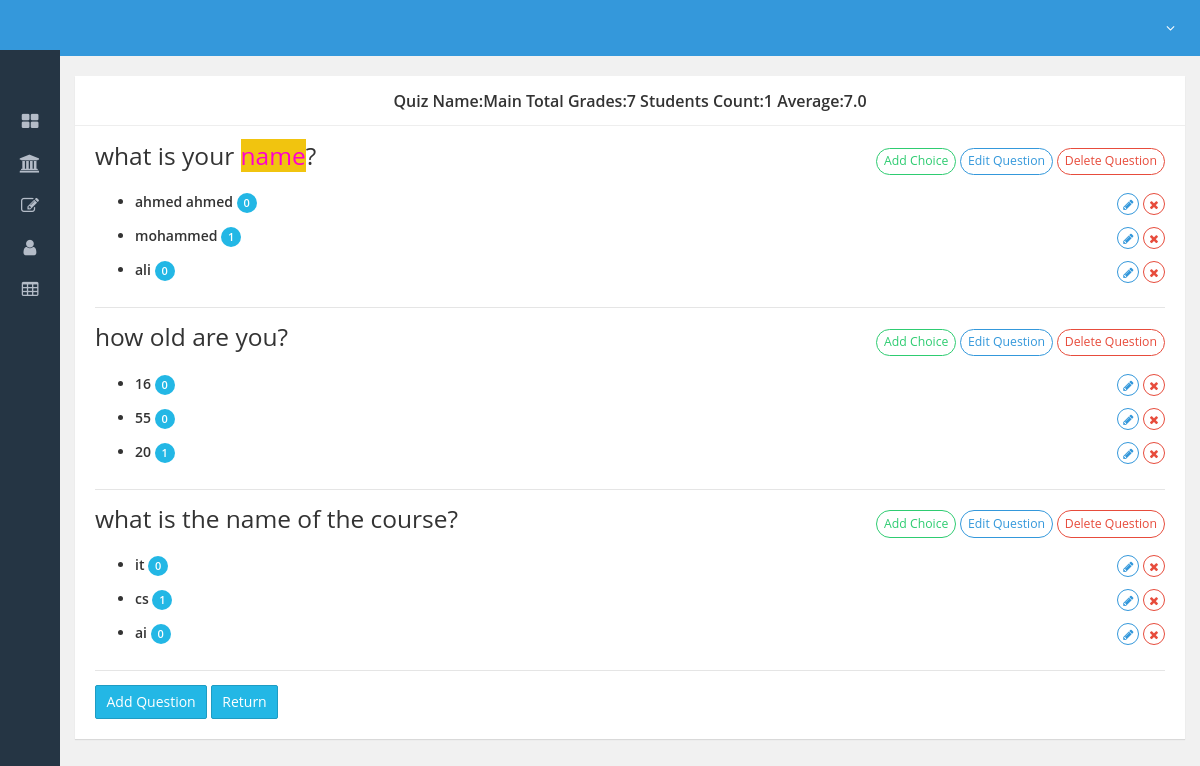
The app's page /quiz/test/review/ with its own data.
### quizzes/models.py (models this page shows, shortened)
class Quiz(models.Model):
    name = models.CharField(max_length=30)
    start = models.DateTimeField(null=True)
    duration = models.IntegerField(null=True, blank=True)
    slug = models.SlugField(max_length=5, null=True, blank=True, unique=True)
    course = models.ForeignKey(Course, on_delete=models.CASCADE, related_name="quizzes")
    prof = models.ForeignKey(User, on_delete=models.SET_NULL, null=True, limit_choices_to={"is_prof": True})
    objects = QuizManager()
    class Meta:
        constraints = [models.UniqueConstraint(fields=["name", "course"], name="unique_course")]
        indexes = [models.Index(fields=["slug"], name="quiz_idx")]

class QuizQuestion(models.Model):
    body = RichTextUploadingField(null=True, blank=True)
    grade = models.FloatField(default=0, null=True, blank=True)
    slug = models.SlugField(max_length=5, null=True, blank=True, unique=True)
    quiz = models.ForeignKey(Quiz, on_delete=models.CASCADE, related_name="questions")
    class Meta:
        constraints = [models.UniqueConstraint(fields=["body", "quiz"], name="body_of_the_question")]
        indexes = [models.Index(fields=["slug"], name="question_idx")]

class QuizQuestionChoices(models.Model):
    body = models.TextField(verbose_name="choice", blank=True, null=True)
    is_correct = models.BooleanField(verbose_name="Correct Answer", default=False)
    slug = models.SlugField(max_length=5, null=True, blank=True, unique=True)
    question = models.ForeignKey(QuizQuestion, on_delete=models.CASCADE, related_name="choices")
    class Meta:
        constraints = [models.UniqueConstraint(fields=["body", "question"], name="non_repeating_choices")]
        indexes = [models.Index(fields=["slug"], name="choice_idx")]
    @property
    def get_count(self):
        return self.student_ans.count()

### quizzes/views.py (the view)
# urls.py: path("quiz/<slug:slug>/review/", review_quiz_view, name="quiz-review"),
def review_quiz_view(request, slug):
    quiz = Quiz.objects.get(slug=slug)
    questions = quiz.questions.all()
    choices = [question.choices.all() for question in questions]
    q_a = list(zip(questions, choices))
    avg, count, _, total = QuizGrade.objects.get_quiz_avg(quiz.slug)
    context = {"quiz": quiz, "q_a": q_a, "avg": avg, "count": count, "total": total}
    return render(request, "quiz/review_quiz.html", context=context)

### grades/managers.py (called while the page is built)
    def get_quiz_avg(self, quiz_slug):
        quiz = Quiz.objects.get(slug=quiz_slug)
        grades = self.filter(quiz=quiz).all()
        grades_count = grades.count() if grades.count()>0 else 1
        grades_sum = sum(grade.mark for grade in grades)
        return (grades_sum / grades_count, grades_count, quiz.name, grades_sum)

### templates/quiz/review_quiz.html (shortened to what this page needs)
{%extends 'index.html'%}
{%block content%}
<div class="ibox">
    <div class="ibox-head" style="justify-content: center;">
        <div class="ibox-title" style="text-transform: capitalize;">
            Quiz Name:{{quiz.name}} total Grades:{{total}} students Count:{{count}} average:{{avg}}
        </div>
    </div>
    <div class="ibox-body">
        {%for q,a in q_a%}
        <div style="display: flex;justify-content: space-between;align-items: baseline;">
            <h3>{{q.body|safe}}</h3>
            <div>
                <a href="{%url 'create-q-choice' q.slug%}" class="btn btn-outline-success btn-rounded btn-sm">Add Choice</a>
                <a href="{%url 'quiz-q-update' q.slug%}" class="btn btn-outline-primary btn-rounded btn-sm">Edit Question</a>
                <a href="{%url 'quiz-q-delete' q.slug%}" class="btn btn-outline-danger btn-rounded btn-sm">Delete Question</a>
            </div>
        </div>
        <ul>
            {%for c in a%}
                <li>
                    <div style="display: flex;justify-content: space-between;align-items: baseline;">
                    <h6>{{c.body|safe}} <span class="badge badge-info badge-circle m-r-5 m-b-5">{{c.get_count}}</span></h6>
                    <div>
                        <a href="{%url 'question-c-update' c.slug%}" class="btn btn-outline-primary btn-circle btn-xs" data-toggle="tooltip" data-placement="bottom" title="" data-original-title="Edit Choice"><i class="fa fa-pencil"></i></a>
                        <a href="{%url 'question-c-delete' c.slug%}" class="btn btn-outline-danger btn-circle btn-xs" data-toggle="tooltip" data-placement="bottom" title="" data-original-title="Delete Choice"><i class="fa fa-times"></i></a>
                    </div>
                    </div>
                </li>
            {%endfor%}
        </ul>
        <hr>
        {%endfor%}
        <a href="{%url 'create-quiz-question' quiz.slug%}" class="btn btn-info">Add Question</a>
        <a href="{%url 'course-quizzes' quiz.course.course_code%}" class="btn btn-info">Return</a>
    </div>
</div>
{%endblock%}

### records on screen
Quiz: name "Main"
QuizQuestion: body "what is your name ?"
QuizQuestionChoices: body "ahmed ahmed", get_count "0"
QuizQuestionChoices: body "mohammed", get_count "1"
QuizQuestionChoices: body "ali", get_count "0"
QuizQuestion: body "how old are you?"
QuizQuestionChoices: body "16", get_count "0"
QuizQuestionChoices: body "55", get_count "0"
QuizQuestionChoices: body "20", get_count "1"
QuizQuestion: body "what is the name of the course?"
QuizQuestionChoices: body "it", get_count "0"
QuizQuestionChoices: body "cs", get_count "1"
QuizQuestionChoices: body "ai", get_count "0"

### other values on screen
{{ total }} "7"
{{ count }} "1"
{{ avg }} "7.0"
